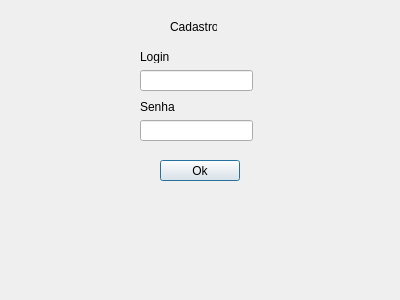
<?xml version="1.0" encoding="UTF-8"?>
<ui version="4.0">
 <class>registerDialog</class>
 <widget class="QDialog" name="registerDialog">
  <property name="geometry">
   <rect>
    <x>0</x>
    <y>0</y>
    <width>400</width>
    <height>300</height>
   </rect>
  </property>
  <property name="windowTitle">
   <string>Dialog</string>
  </property>
  <widget class="QLineEdit" name="lineEdit">
   <property name="geometry">
    <rect>
     <x>140</x>
     <y>70</y>
     <width>113</width>
     <height>21</height>
    </rect>
   </property>
  </widget>
  <widget class="QLineEdit" name="lineEdit_2">
   <property name="geometry">
    <rect>
     <x>140</x>
     <y>120</y>
     <width>113</width>
     <height>21</height>
    </rect>
   </property>
  </widget>
  <widget class="QLabel" name="label">
   <property name="geometry">
    <rect>
     <x>170</x>
     <y>20</y>
     <width>47</width>
     <height>13</height>
    </rect>
   </property>
   <property name="text">
    <string>Cadastro</string>
   </property>
  </widget>
  <widget class="QLabel" name="label_2">
   <property name="geometry">
    <rect>
     <x>140</x>
     <y>50</y>
     <width>47</width>
     <height>13</height>
    </rect>
   </property>
   <property name="text">
    <string>Login</string>
   </property>
  </widget>
  <widget class="QLabel" name="label_3">
   <property name="geometry">
    <rect>
     <x>140</x>
     <y>100</y>
     <width>47</width>
     <height>13</height>
    </rect>
   </property>
   <property name="text">
    <string>Senha</string>
   </property>
  </widget>
  <widget class="QPushButton" name="pushButton">
   <property name="geometry">
    <rect>
     <x>160</x>
     <y>160</y>
     <width>80</width>
     <height>21</height>
    </rect>
   </property>
   <property name="text">
    <string>Ok</string>
   </property>
  </widget>
 </widget>
 <resources/>
 <connections/>
</ui>
